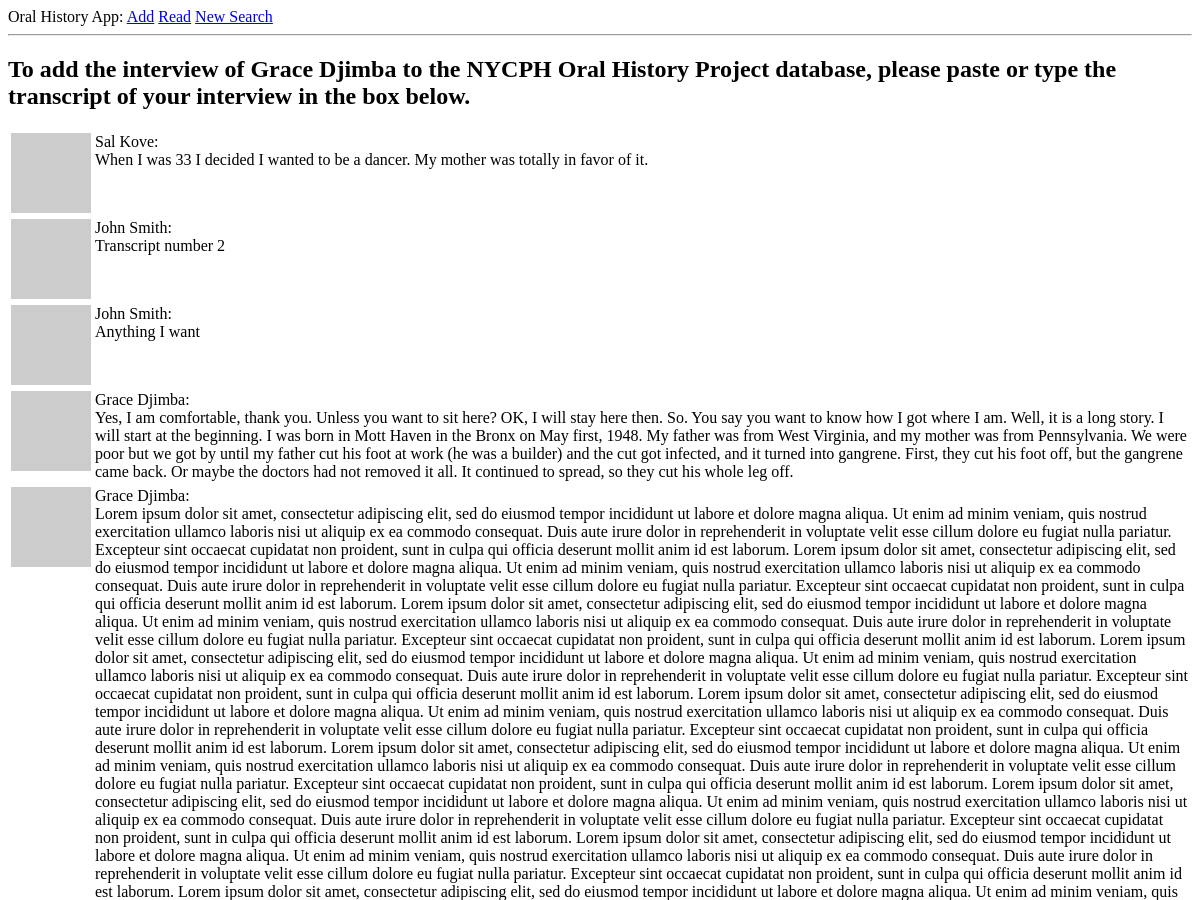
The page /explore (signed in, upper part) on the database as committed earlier.
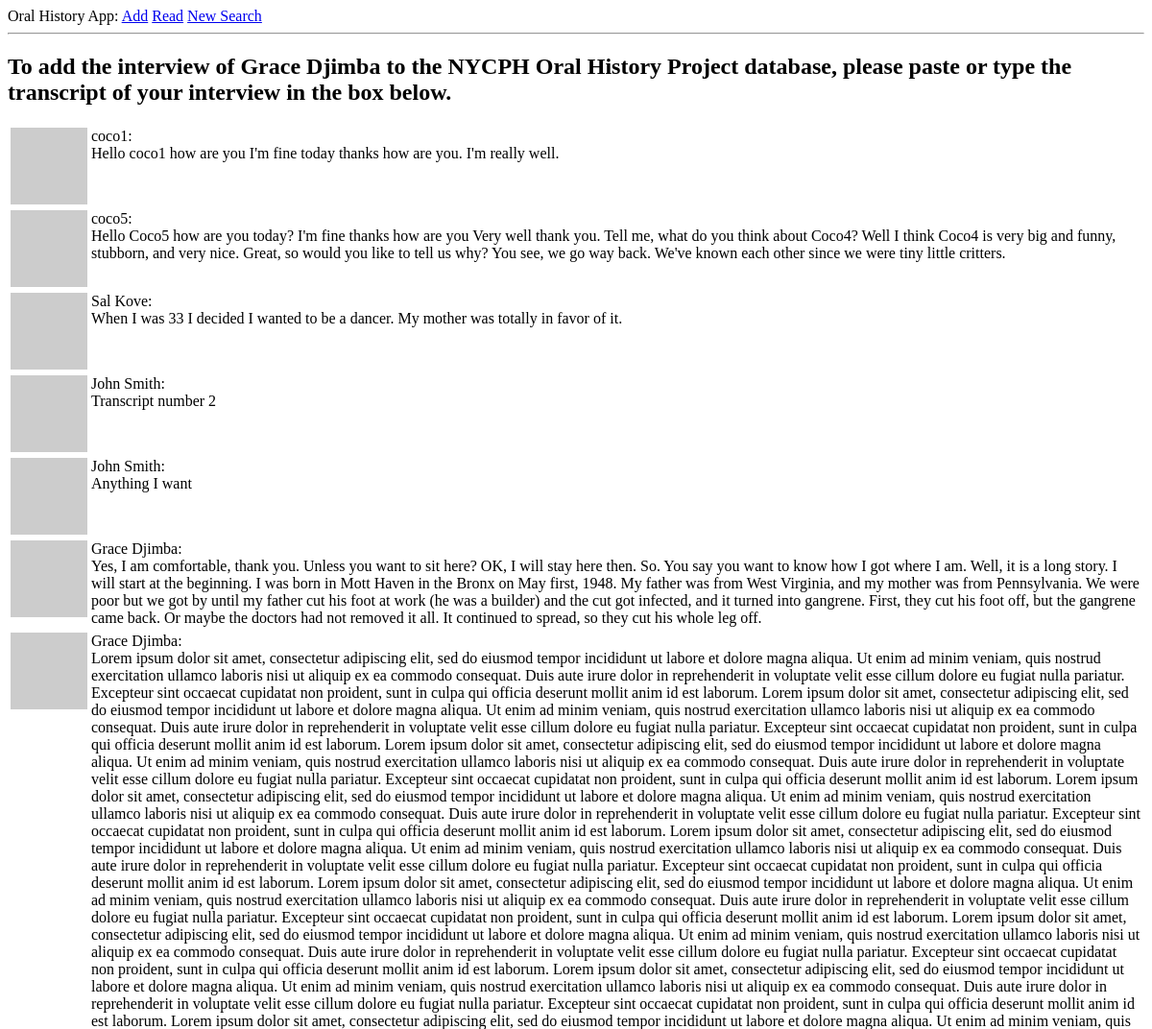
The same page on the database as committed later.
### app/models.py (models this page shows, shortened)
class Post(db.Model):
    id = db.Column(db.Integer, primary_key=True)
    body = db.Column(db.String(10000))
    timestamp = db.Column(db.DateTime, index=True, default=datetime.utcnow)
    user_id = db.Column(db.Integer, db.ForeignKey('user.id'))

class User(UserMixin, db.Model):
    id = db.Column(db.Integer, primary_key=True)
    username = db.Column(db.String(64), index=True, unique=True)
    email = db.Column(db.String(120), index=True, unique=True)
    password_hash = db.Column(db.String(128))
    posts = db.relationship('Post', backref='author', lazy='dynamic')
    about_me = db.Column(db.String(3000))
    last_seen = db.Column(db.DateTime, default=datetime.utcnow)
    followed = db.relationship(
        'User', secondary=followers,
        primaryjoin=(followers.c.follower_id == id),
        secondaryjoin=(followers.c.followed_id == id),
        backref=db.backref('followers', lazy='dynamic'), lazy='dynamic')
    def avatar(self, size):
        digest = md5(self.email.lower().encode('utf-8')).hexdigest()
        return 'https://www.gravatar.com/avatar/{}?d=identicon&s={}'.format(
            digest, size)

### app/routes.py (the view)
@app.route('/explore')
@login_required
def explore():
    page = request.args.get('page', 1, type=int)
    posts = Post.query.order_by(Post.timestamp.desc()).paginate(
        page, app.config['POSTS_PER_PAGE'], False)
    next_url = url_for('explore', page=posts.next_num) \
        if posts.has_next else None
    prev_url = url_for('explore', page=posts.prev_num) \
        if posts.has_prev else None
    return render_template('index.html', title='Explore', posts=posts.items,
                           next_url=next_url, prev_url=prev_url)

### app/models.py (called while the page is built)
@login.user_loader
def load_user(id):
    return User.query.get(int(id))

### app/routes.py (called while the page is built)
@app.before_request
def before_request():
    if current_user.is_authenticated:
        current_user.last_seen = datetime.utcnow()
        db.session.commit()

### app/templates/index.html (shortened to what this page needs)
{% extends "base.html" %}
{% block content %}
    <h2>To add the interview of {{ current_user.username }} to the NYCPH Oral History Project database, please paste or type the transcript of your interview in the box below.</h2>
    {% for post in posts %}
        {% include '_post.html' %}
    {% endfor %}
{% endblock %}

### app/templates/_post.html
<table>
    <tr valign="top">
        <td><img src="{{ post.author.avatar(36) }}"></td>
        <td>{{ post.author.username }}:<br>{{ post.body }}</td>
    </tr>
</table>

Rows that differ between the two databases and show on the page:
added Post: author.username "coco1", body "Hello coco1 how are you I'm fine today thanks how are you. I'm really well."
added Post: author.username "coco5", body "Hello Coco5 how are you today? I'm fine thanks how are you Very well thank you. Tell me, what do you think about Coco4? Well I think Coco4 is very big and funny, stubborn, and very nice. Great, so would you like to tell us why? You see, we go way back. We've known each other since we were tiny little critters."
